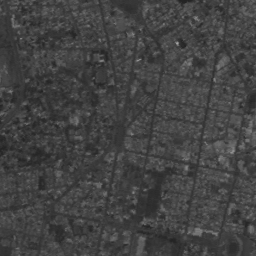
#> input picture images/quito.png, 256 x 256 px
$ jupyter execute workshop_2.ipynb
#> lines starting #> are read from the running program, lines starting #| are printed output that depends on the picture
# **Taller 2**

* Nicolas Rozo Fajardo - 202112920
* Santiago Martínez Novoa - 202112020

# **1. Calibración del histograma (o expansión de contraste)**

[cell 1]
import matplotlib.pyplot as plt
from skimage import exposure
import cv2

[cell 2]
quito_image = cv2.imread("../images/quito.png", cv2.IMREAD_GRAYSCALE)
#> quito_image is the input picture: shape (256, 256); min 35, max 166, mean 66.3

plt.imshow(quito_image, cmap = "grey")
plt.title("QUITO")

plt.show()

[cell 3]
hist_quito = cv2.calcHist([quito_image], [0], None, [256], [0, 256])
#> hist_quito = 256 values, max 2369 at index 62, min 0 at index 0, mean 256

fig, ax = plt.subplots(1, 2, layout = "constrained", figsize = (10, 5))

ax[0].imshow(quito_image, cmap = "grey")
ax[0].set_title("QUITO")

ax[1].plot(hist_quito)
ax[1].set_title("QUITO HISTOGRAM")
ax[1].set_xlabel("Grayscale Value")
ax[1].set_ylabel("Pixel Count")

plt.show()
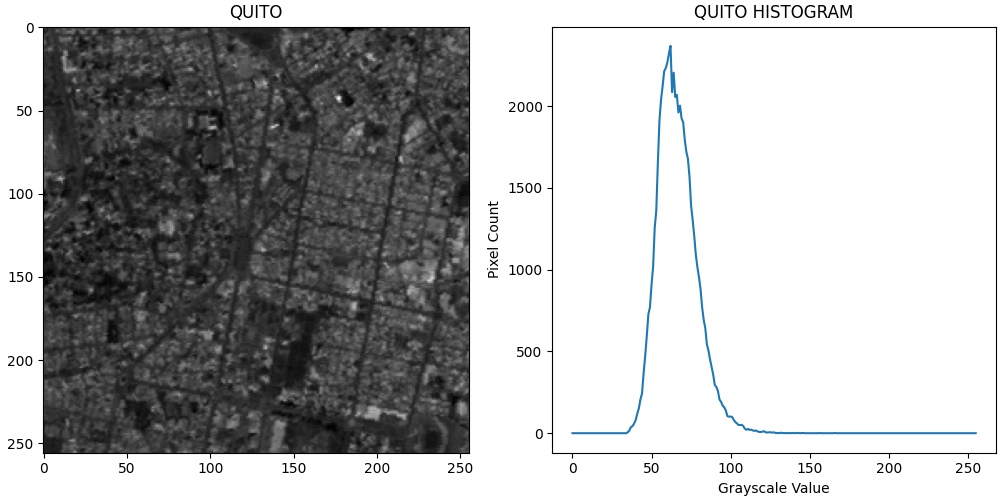
#> figure drawn by matplotlib, 2 panels; panel 2: curve peaks at x = 62, y = 2369

[cell 4]
min_value = quito_image.min()
#> min_value = 35
max_value = quito_image.max()
#> max_value = 166

[cell 5]
rescaled_quito_image = exposure.rescale_intensity(quito_image, in_range = (min_value, max_value), out_range = (0, 255)).astype("uint8")
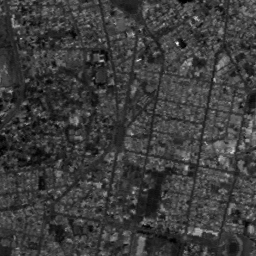
#> rescaled_quito_image: shape (256, 256); min 0, max 255, mean 60.5

[cell 6]
hist_quito_rescaled = cv2.calcHist([rescaled_quito_image], [0], None, [256], [0, 256])
#> hist_quito_rescaled = 256 values, max 2369 at index 52, min 0 at index 2, mean 256

fig, ax = plt.subplots(1, 2, layout = "constrained", figsize = (10, 5))

ax[0].imshow(rescaled_quito_image, cmap = "grey")
ax[0].set_title("RESCALED QUITO")

ax[1].plot(hist_quito_rescaled)
ax[1].set_title("RESCALED QUITO HISTOGRAM")
ax[1].set_xlabel("Grayscale Value")
ax[1].set_ylabel("Pixel Count")

plt.show()
#> figure, not shown here; panel 2: curve peaks at x = 52, y = 2369

[cell 7]
min_value_1 = 50
max_value_1 = 100

rescaled_quito_image_1 = exposure.rescale_intensity(quito_image, in_range = (min_value_1, max_value_1), out_range = (0, 255)).astype("uint8")
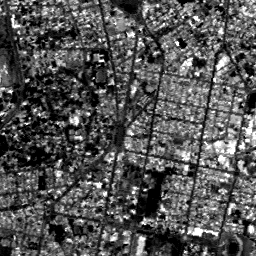
#> rescaled_quito_image_1: shape (256, 256); min 0, max 255, mean 83.6
hist_quito_rescaled_1 = cv2.calcHist([rescaled_quito_image_1], [0], None, [256], [0, 256])
#> hist_quito_rescaled_1 = 256 values, max 4808 at index 0, min 0 at index 1, mean 256

min_value_2 = 40
max_value_2 = 120

rescaled_quito_image_2 = exposure.rescale_intensity(quito_image, in_range = (min_value_2, max_value_2), out_range = (0, 255)).astype("uint8")
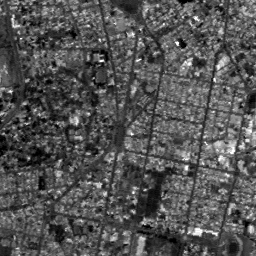
#> rescaled_quito_image_2: shape (256, 256); min 0, max 255, mean 83.4
hist_quito_rescaled_2 = cv2.calcHist([rescaled_quito_image_2], [0], None, [256], [0, 256])
#> hist_quito_rescaled_2 = 256 values, max 2369 at index 70, min 0 at index 1, mean 256

min_value_3 = 35
max_value_3 = 166

rescaled_quito_image_3 = exposure.rescale_intensity(quito_image, in_range = (min_value_3, max_value_3), out_range = (0, 255)).astype("uint8")
hist_quito_rescaled_3 = cv2.calcHist([rescaled_quito_image_3], [0], None, [256], [0, 256])
#> hist_quito_rescaled_3 has the same summary as hist_quito_rescaled

[cell 8]
fig, ax = plt.subplots(3, 2, layout = "constrained", figsize = (15, 10))

ax[0, 0].imshow(rescaled_quito_image_1, cmap = "grey")
ax[0, 0].set_title("RESCALED QUITO (50 - 100)")

ax[0, 1].plot(hist_quito_rescaled_1)
ax[0, 1].set_title("RESCALED QUITO HISTOGRAM (50 - 100)")
ax[0, 1].set_xlabel("Grayscale Value")
ax[0, 1].set_ylabel("Pixel Count")

ax[1, 0].imshow(rescaled_quito_image_2, cmap = "grey")
ax[1, 0].set_title("RESCALED QUITO (40 - 120)")

ax[1, 1].plot(hist_quito_rescaled_2)
ax[1, 1].set_title("RESCALED QUITO HISTOGRAM (50 - 100)")
ax[1, 1].set_xlabel("Grayscale Value")
ax[1, 1].set_ylabel("Pixel Count")

ax[2, 0].imshow(rescaled_quito_image_3, cmap = "grey")
ax[2, 0].set_title("RESCALED QUITO (35 - 166)")

ax[2, 1].plot(hist_quito_rescaled_3)
ax[2, 1].set_title("RESCALED QUITO HISTOGRAM (35 - 166)")
ax[2, 1].set_xlabel("Grayscale Value")
ax[2, 1].set_ylabel("Pixel Count")

plt.show()
#> figure, not shown here; panel 2: curve peaks at x = 0, y = 4808; panel 4: curve peaks at x = 70, y = 2369; panel 6: curve peaks at x = 52, y = 2369

# **2. Ecualización del histograma**

[cell 9]
quito_image = cv2.imread("../images/quito.png", cv2.IMREAD_GRAYSCALE)

plt.imshow(quito_image, cmap = "grey")
plt.title("QUITO")

plt.show()

[cell 10]
hist_quito = cv2.calcHist([quito_image], [0], None, [256], [0, 256])

fig, ax = plt.subplots(1, 2, layout = "constrained", figsize = (10, 5))

ax[0].imshow(quito_image, cmap = "grey")
ax[0].set_title("QUITO")

ax[1].plot(hist_quito)
ax[1].set_title("QUITO HISTOGRAM")
ax[1].set_xlabel("Grayscale Value")
ax[1].set_ylabel("Pixel Count")

plt.show()

[cell 11]
ecualized_quito_image_1 = cv2.equalizeHist(quito_image)
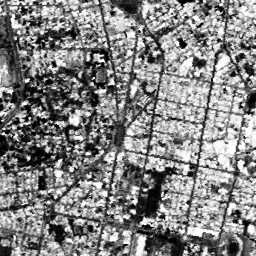
#> ecualized_quito_image_1: shape (256, 256); min 0, max 255, mean 130.6

[cell 12]
hist_ecualized_quito_1 = cv2.calcHist([ecualized_quito_image_1], [0], None, [256], [0, 256])
#> hist_ecualized_quito_1 = 256 values, max 2369 at index 107, min 0 at index 6, mean 256

fig, ax = plt.subplots(1, 2, layout = "constrained", figsize = (10, 5))

ax[0].imshow(ecualized_quito_image_1, cmap = "grey")
ax[0].set_title("ECUALIZED QUITO (I)")

ax[1].plot(hist_ecualized_quito_1)
ax[1].set_title("ECUALIZED QUITO HISTOGRAM (I)")
ax[1].set_xlabel("Grayscale Value")
ax[1].set_ylabel("Pixel Count")

plt.show()
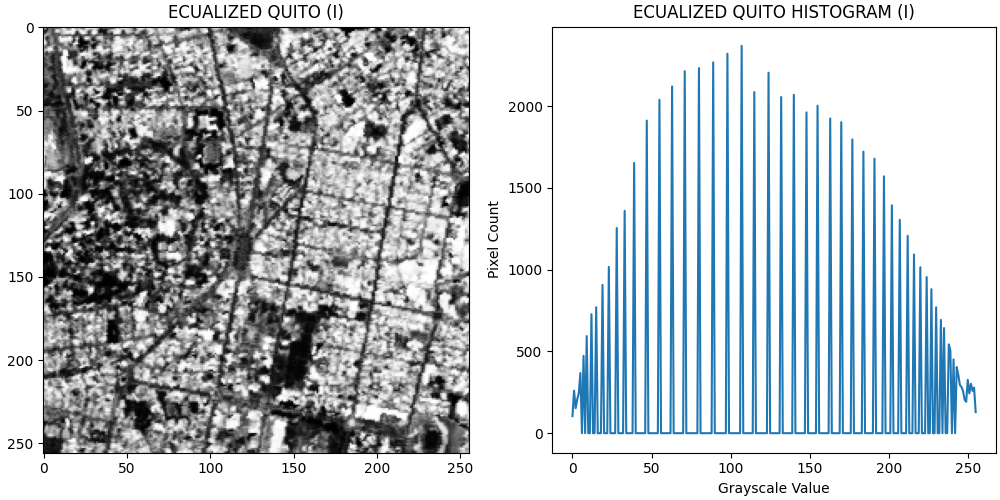
#> figure drawn by matplotlib, 2 panels; panel 2: curve peaks at x = 107, y = 2369

[cell 13]
ecualized_quito_image_2 = cv2.equalizeHist(ecualized_quito_image_1)

[cell 14]
hist_ecualized_quito_2 = cv2.calcHist([ecualized_quito_image_2], [0], None, [256], [0, 256])
#> hist_ecualized_quito_2 = 256 values, max 2369 at index 107, min 0 at index 4, mean 256

fig, ax = plt.subplots(1, 2, layout = "constrained", figsize = (10, 5))

ax[0].imshow(ecualized_quito_image_2, cmap = "grey")
ax[0].set_title("ECUALIZED QUITO (II)")

ax[1].plot(hist_ecualized_quito_2)
ax[1].set_title("ECUALIZED QUITO HISTOGRAM (II)")
ax[1].set_xlabel("Grayscale Value")
ax[1].set_ylabel("Pixel Count")

plt.show()
#> figure, not shown here; panel 2: curve peaks at x = 107, y = 2369

[cell 15]
baboon_image = cv2.imread("../images/baboon.png", cv2.IMREAD_GRAYSCALE)
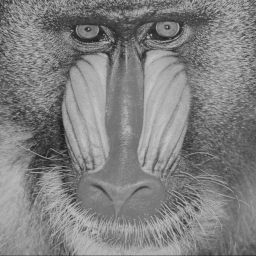
#> input picture images/baboon.png, 256 x 256 px
#> baboon_image is the input picture: shape (256, 256); min 27, max 198, mean 128.7

plt.imshow(baboon_image, cmap = "grey")
plt.title("BABOON")

plt.show()

[cell 16]
hist_baboon = cv2.calcHist([baboon_image], [0], None, [256], [0, 256])
#> hist_baboon = 256 values, max 907 at index 121, min 0 at index 0, mean 256

fig, ax = plt.subplots(1, 2, layout = "constrained", figsize = (10, 5))

ax[0].imshow(baboon_image, cmap = "grey")
ax[0].set_title("BABOON")

ax[1].plot(hist_baboon)
ax[1].set_title("BABOON HISTOGRAM")
ax[1].set_xlabel("Grayscale Value")
ax[1].set_ylabel("Pixel Count")

plt.show()
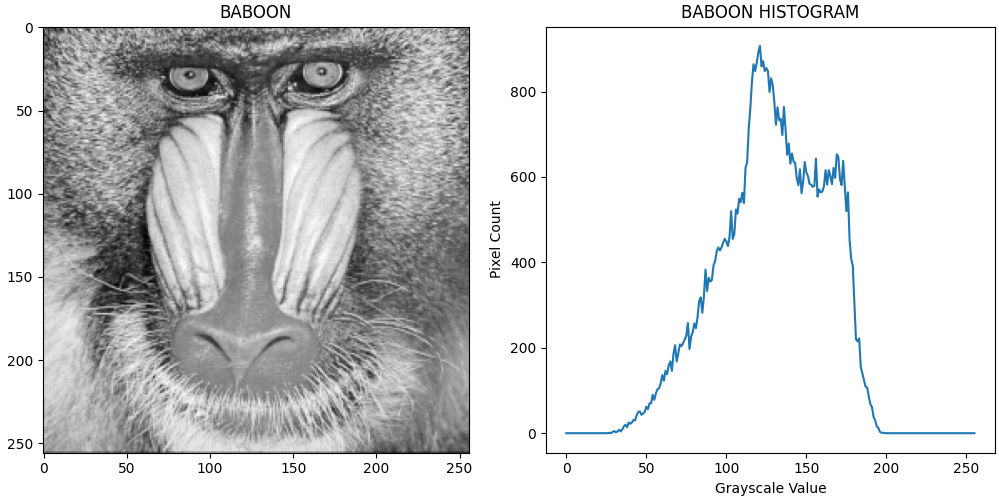
#> figure drawn by matplotlib, 2 panels; panel 2: curve peaks at x = 121, y = 907

[cell 17]
ecualized_baboon_image = cv2.equalizeHist(baboon_image)
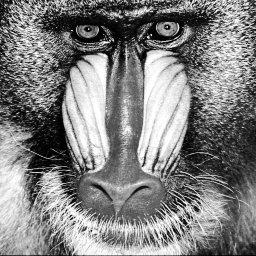
#> ecualized_baboon_image: shape (256, 256); min 0, max 255, mean 128.6

[cell 18]
hist_ecualized_baboon = cv2.calcHist([ecualized_baboon_image], [0], None, [256], [0, 256])
#> hist_ecualized_baboon = 256 values, max 907 at index 102, min 0 at index 27, mean 256

fig, ax = plt.subplots(1, 2, layout = "constrained", figsize = (10, 5))

ax[0].imshow(ecualized_baboon_image, cmap = "grey")
ax[0].set_title("ECUALIZED BABOON")

ax[1].plot(hist_ecualized_baboon)
ax[1].set_title("ECUALIZED BABOON HISTOGRAM")
ax[1].set_xlabel("Grayscale Value")
ax[1].set_ylabel("Pixel Count")

plt.show()
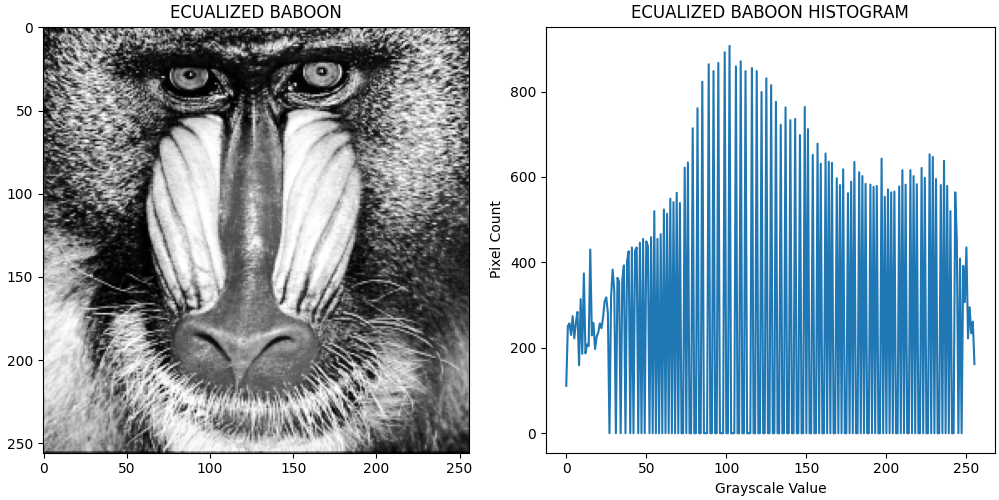
#> figure drawn by matplotlib, 2 panels; panel 2: curve peaks at x = 102, y = 907
